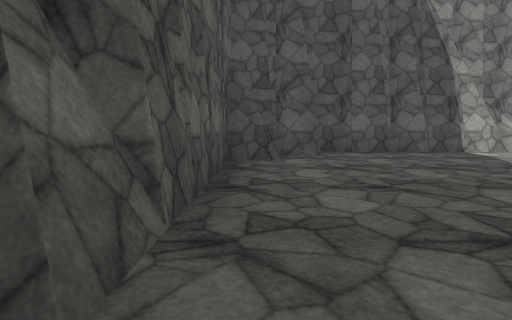
view 1 (above)

22 first-person views from a walk through a scene from a Unity 3-D project. The camera is 1.2 m above the floor, tilts 6° down and sees 80° across. The floor is counted in squares, 2 m on a side. Each view is taken from the middle of a square. On the plan, view 1 faces up. The plan holds only what a view shows up to about 9 squares ahead; the rest is blank. The place goes on beyond the plan. The player is left out. Surface patterns are stand-ins for the level's own textures.

view 2
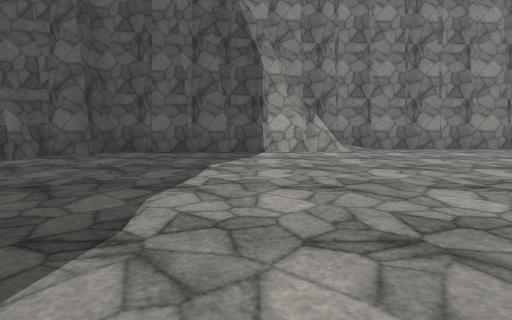

view 3
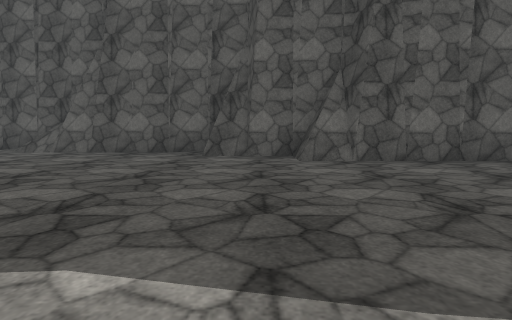

view 4
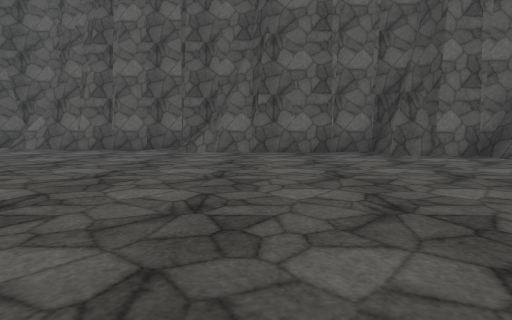

view 5
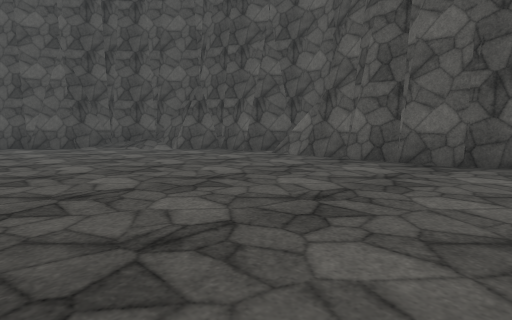

view 6
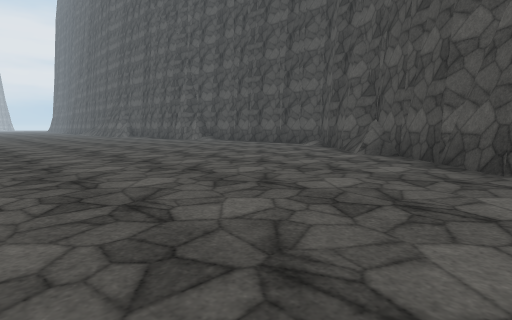

view 7
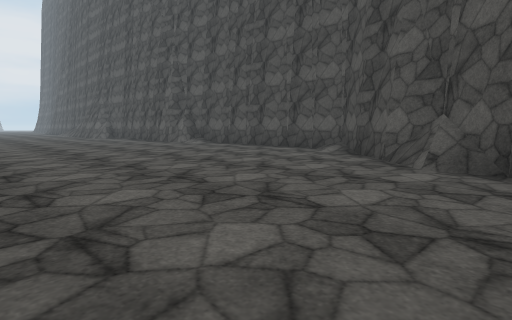

view 8
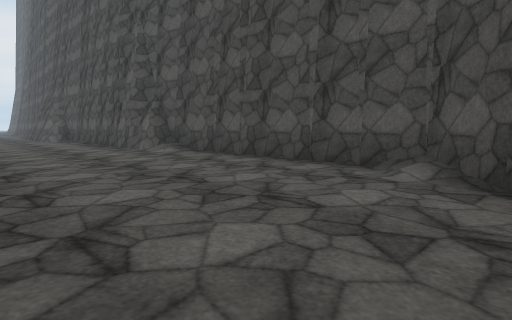

view 9
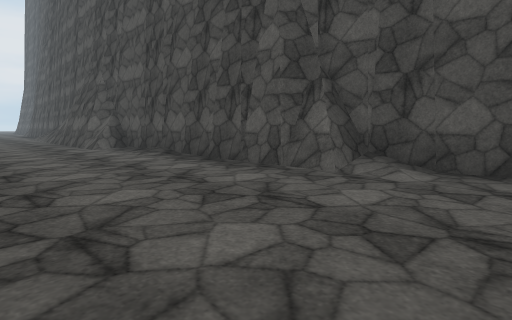

view 10
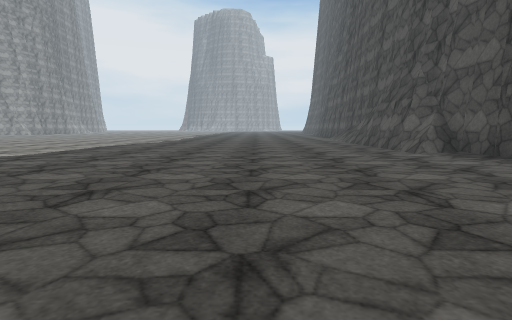

view 11
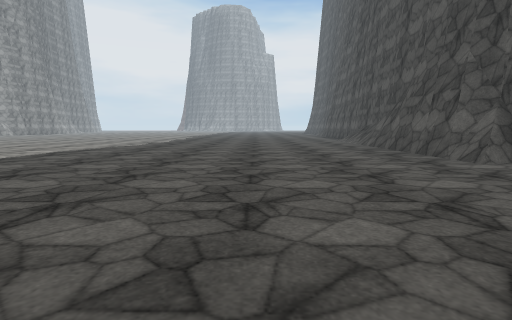

view 12
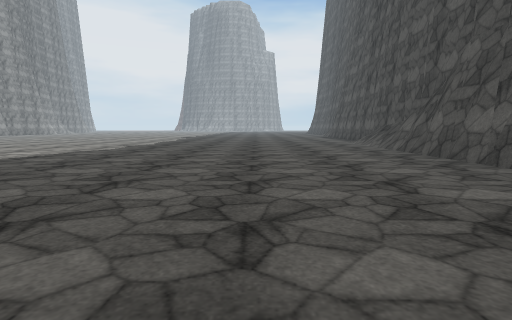

view 13
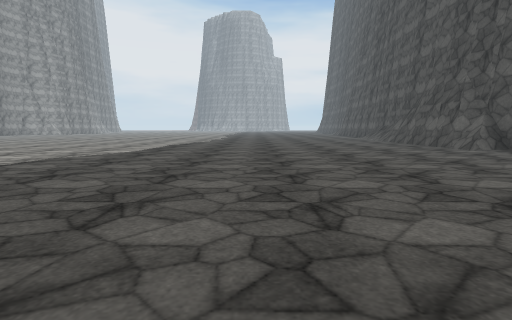

view 14
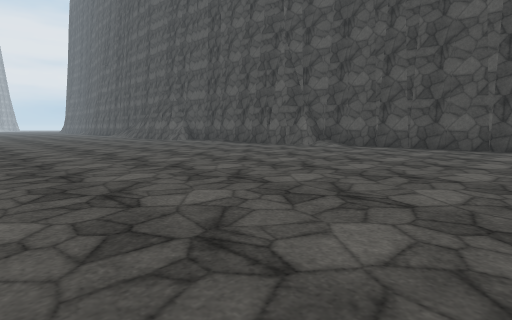

view 15
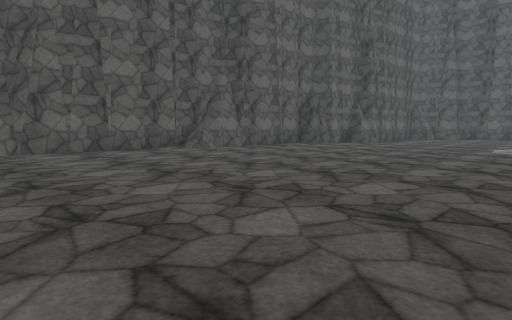

view 16
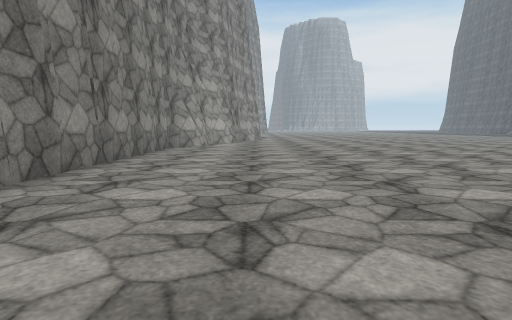

view 17
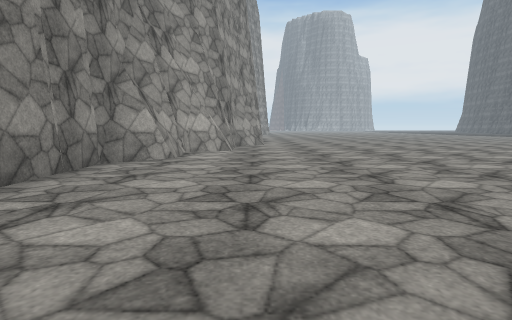

view 18
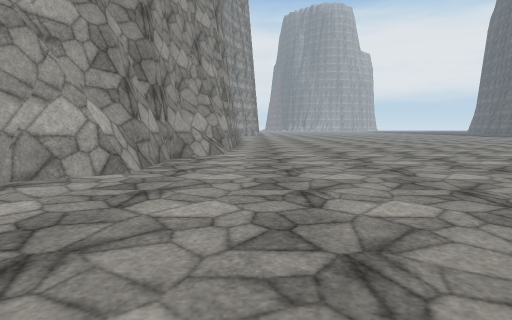

view 19
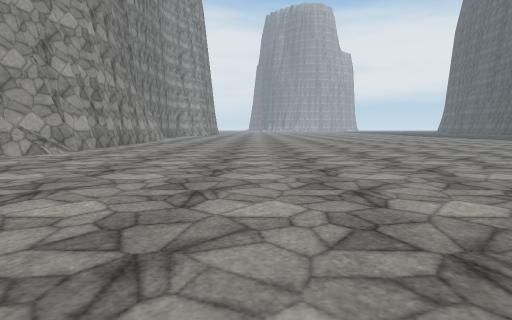

view 20
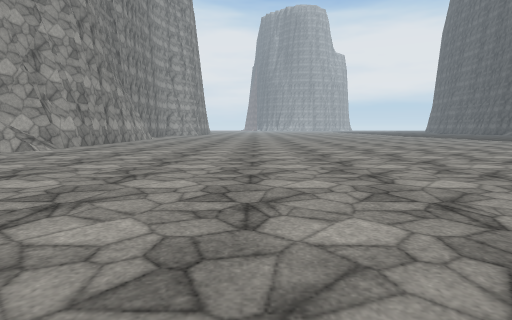

view 21
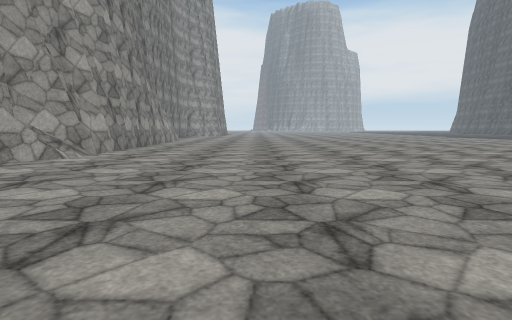

view 22
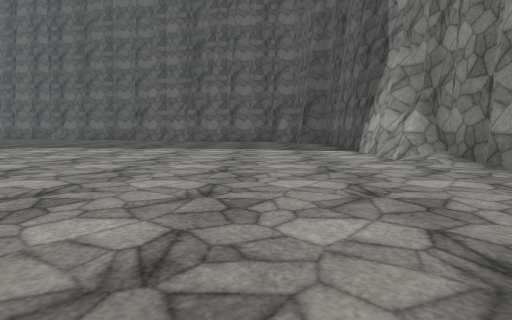

### Floor plan
Points are (right, up) in squares from view 1. A wall is a line through its corners. A room is listed if a view was taken in it or the views show most of it. See-through windows are left out.
Room 1 (views 1, 2, 3, 4, 5, 6, 7, 8, 9, 10, 11, 12, 13, 14, 15, 16, 17, 18, 19, 20, 21, 22)
walls: (12.6, -19.8) (19.5, -19.8) (19.5, -19.4) (20, -19.4) (20.3, -19.1) (21, -19.1); (7.2, 7.7) (1.3, 7.7) (1.3, 6.7) (0.1, 6.7); (-1.8, -1) (-2.5, -1.1); (12.2, -20.7) (12.3, -20); (-2.7, -4.7) (-3.5, -5.1) (-3.5, -10.9); (17, -19.9) (18.1, -19.7); (-0.5, 1.9) (-0.8, 1.8) (-0.8, 1.1) (-1.5, 1.1) (-1.6, 0.7); (12.1, -20.8) (12.5, -20.7) (12.6, -20) (13.1, -20) (13.3, -19.7); (-2.7, -4) (-2.7, -4.9); (19.4, -18.9) (24.9, -18.9); (17.1, 8) (16.5, 8.6) (16, 8.6); (6.9, 8.1) (6.3, 8.1) (6.1, 7.9) (5.2, 7.9); (-1.8, -0.1) (-1.8, -0.9) (-2.5, -0.9) (-2.5, -5.1); (18, -19.8) (19.8, -19.5); (18.5, 7.6) (17.5, 8); (19.8, 6.9) (19, 6.9); (19.5, -19.1) (20, -19.1); (20.1, 6.8) (19.5, 7.1) (19.1, 7.1) (18.5, 7.7); (-1.5, 1.1) (-1.5, -0.9); (3, -18.4) (5.4, -20.7) (12.5, -20.7); (-3.4, -4.7) (-3.5, -5.2); (7.1, 8.7) (7, 7.9); (19.3, -19.8) (19.4, -19.4); (21.1, 6.7) (19.2, 6.7) (18.2, 7.7) (17.2, 7.7) (16.2, 8.6) (6.9, 8.6) (6.7, 7.9) (6.2, 7.9); (2.3, -18.7) (3.4, -19); (-3.6, -9.8) (-4, -10) (-4, -10.5); (-3.8, -9.9) (-3.8, -10.6); (22.3, 6.6) (21.7, 6.7); (-1, -15.9) (-0.7, -15.9) (2.6, -19); (0.3, 5.7) (-0.6, 5.7); (-2.6, -13.8) (-2.5, -14.2); (24, 5.8) (23.5, 6) (23, 6) (22, 6.6) (20.9, 6.8) (20.6, 6.9); (22.9, -19) (23.4, -19.2); (-3.6, -12.8) (-3.4, -13.3) (-2.7, -14); (0.5, 6.7) (0.1, 6.6) (0.1, 6) (-0.6, 6) (-0.6, 1.1); (23.2, -19.1) (23.9, -19.1); (-4.5, -11) (-3.5, -12) (-3.5, -12.9); (0.3, 6.7) (0.3, 6); (25.1, 5.7) (22.9, 5.7); (23.9, -19.2) (24.6, -19.4); (24.2, -19.1) (24.9, -19.1)
low walls: (-0.8, 0.9) (-1.5, 0.9); (-2.7, -4.9) (-3.1, -5); (22, 5.8) (21.1, 6.7); (2.7, -18.4) (3.1, -18.8); (19.1, -19.8) (19.1, -19.1)

Positions as (right, up) in squares from view 1, and headings:
1: (0, 0), facing up
2: (5, 0), facing up
3: (5, 0), facing left
4: (5, -4), facing left
5: (2, -6), facing down-left
6: (-1, -11), facing down-right
7: (1, -13), facing down-right
8: (4, -16), facing down-right
9: (10, -16), facing down-right
10: (12, -15), facing right
11: (14, -15), facing right
12: (16, -15), facing right
13: (11, -13), facing right
14: (6, -11), facing down-right
15: (5, -11), facing up-left
16: (7, 6), facing right
17: (11, 6), facing right
18: (15, 5), facing right
19: (15, 1), facing right
20: (14, 0), facing right
21: (16, 2), facing right
22: (13, 5), facing left
